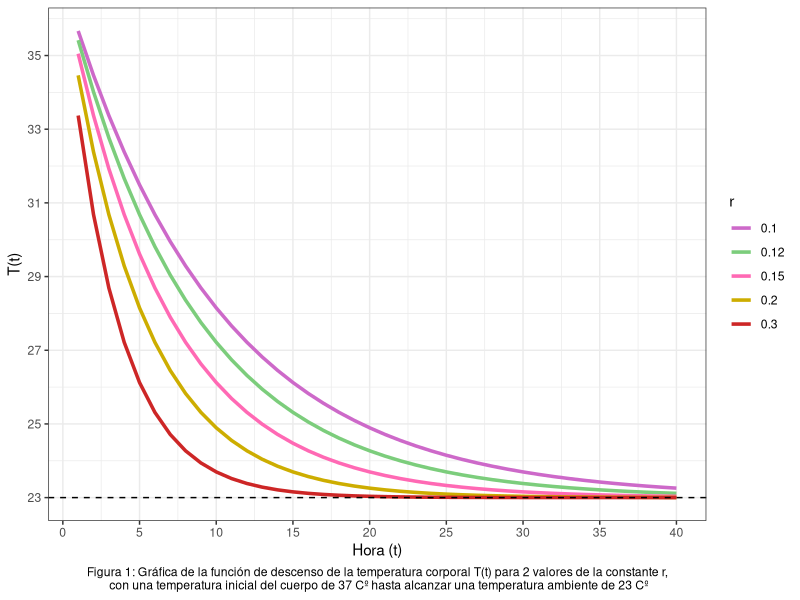

Here is the R script that generated this plot:
## ---- chunk 1
knitr::opts_chunk$set(echo = FALSE, fig.height = 3)
## ---- chunk 2
library(ggplot2)
library(dplyr)

# Gráfico de tiempo
t_amb <- 23
t_i <- 37
t <- seq(1, 40, by = 1)
r <- c(0.1, 0.12, 0.15, 0.2, 0.3)

funcion_t <- function(t_amb, t_i, t, r) {
  t_amb + (t_i- t_amb) * exp(-r*t)
}

funcion_t_vector <- Vectorize(funcion_t)

df_T <- data.frame(
  t_amb = t_amb,
  t_i = t_i,
  t = rep(seq(t), times = length(r)),
  r = rep(r, each = length(t))
)

df_T <- df_T %>% 
  mutate(func_t = funcion_t_vector(df_T$t_amb, df_T$t_i, df_T$t, df_T$r))

ggplot(df_T) +
  geom_line(aes(x = t, y = func_t, color = factor(r)), linewidth = 1.2) +
  scale_x_continuous(breaks = seq(0, 40, by = 5), name = "Hora (t)") +
  scale_y_continuous(breaks = seq(23, 37, by = 2), name = "T(t)") +
  scale_color_manual(values = c("orchid3", "palegreen3", 'hotpink', 'gold3', 'firebrick3'), name = "r") +
  geom_hline(yintercept = 23, linetype = "dashed") +
  labs(caption = "Figura 1: Gráfica de la función de descenso de la temperatura corporal T(t) para 2 valores de la constante r,\n con una temperatura inicial del cuerpo de 37 Cº hasta alcanzar una temperatura ambiente de 23 Cº") +
  theme_bw() +
  theme(plot.caption = element_text(hjust = 0.5))
